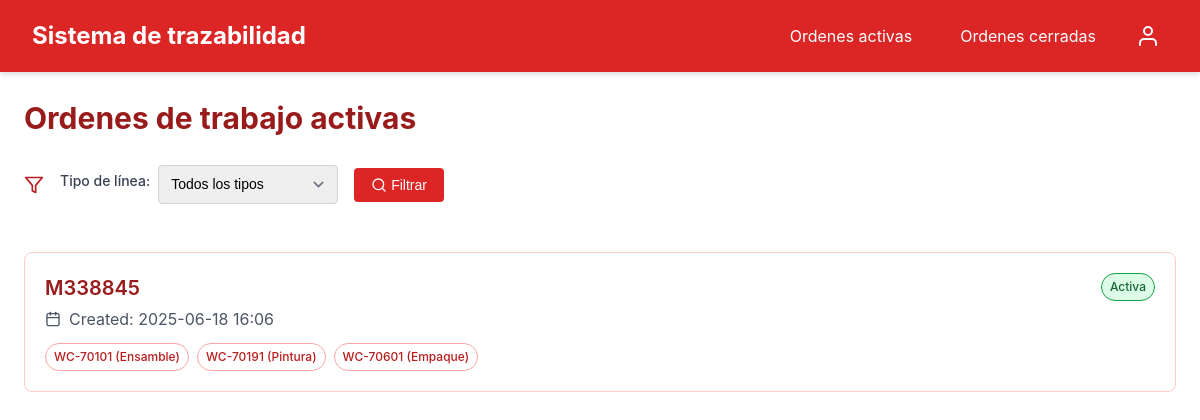
Before: /ordenes-abiertas/ with the older database file.
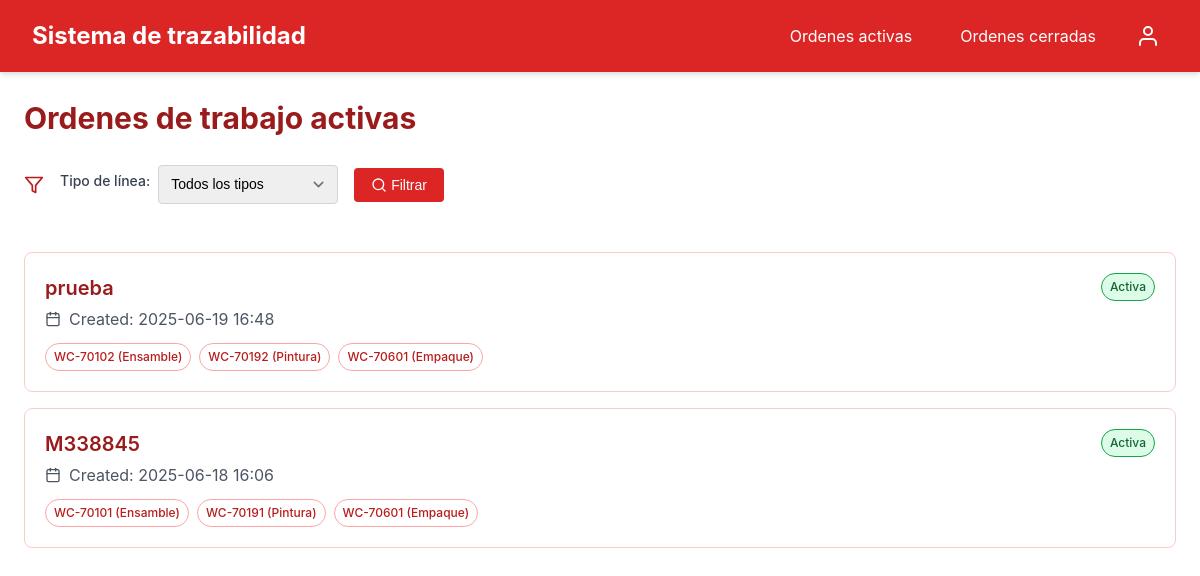
After: the same page with the newer database file.
### system/models.py (models this page shows, shortened)
class WorkOrders(models.Model):
    number = models.CharField(max_length=100, db_index=True)
    status = models.BooleanField(default=True)  # active or closed
    cells = models.ManyToManyField(Cells, related_name='workOrderItems')
    pub_date = models.DateTimeField(default=timezone.now)
    closed_date = models.DateTimeField(null=True, blank=True)
    closedBy = models.ForeignKey(User, on_delete=models.SET_NULL, null=True, blank=True)
    current_stage = models.CharField(
        max_length=10,
        choices=[('ensamble', 'Ensamble'), ('pintura', 'Pintura'), ('empaque', 'Empaque')],
        default='ensamble'
    )
    class Meta:
        verbose_name_plural = "Work Orders"

class Cells(models.Model):
    LINE_TYPE_CHOICES = [
        ('ensamble', 'Ensamble'),
        ('pintura', 'Pintura'),
        ('empaque', 'Empaque')
    ]
    work_cell = models.CharField(max_length=100, unique=True)
    lineType = models.CharField(max_length=10, choices=LINE_TYPE_CHOICES)
    class Meta:
        verbose_name_plural = "Cells"

### system/views.py (the view)
# urls.py: path("ordenes-abiertas/", activeOrdersListView.as_view(), name="activeWorkOrders"),
class activeOrdersListView(ListView):
    model = WorkOrders
    template_name = 'system/activeWorkOrders.html'
    context_object_name = 'orders'
    paginate_by = 50
    def get_queryset(self):
        queryset = WorkOrders.objects.filter(status=True).order_by("-pub_date")
        line_type = self.request.GET.get('line_type')
        if line_type and line_type != 'all':
            queryset = queryset.filter(items__cells__lineType=line_type).distinct()
        cell_id = self.request.GET.get('cell')
        if cell_id and cell_id != 'all':
            try:
                queryset = queryset.filter(items__cells__lineType__id=int(cell_id)).distinct()
            except (ValueError, TypeError):
                pass
        return queryset
    def get_context_data(self, **kwargs):
        context = super().get_context_data(**kwargs)
        context['cells'] = Cells.objects.all()
        context['line_types'] = Cells.LINE_TYPE_CHOICES
        context['current_line_type'] = self.request.GET.get('line_type', 'all')
        context['current_cell'] = self.request.GET.get('cell', 'all')
        return context

### system/templates/system/activeWorkOrders.html (shortened to what this page needs)
{% extends 'system/base.html' %}
{% load static %}
{% block content %}
<div class="space-y">
    <div class="header">
        <h1 class="page-title"> Ordenes de trabajo activas </h1>
    </div>
    <form method="GET" class="flex items-center gap-4 mb-6">
        <svg xmlns="http://www.w3.org/2000/svg" width="20" height="20" viewBox="0 0 24 24" fill="none" stroke="currentColor" stroke-width="2" stroke-linecap="round" stroke-linejoin="round" class="text-red-700">
            <polygon points="22 3 2 3 10 12.46 10 19 14 21 14 12.46 22 3"></polygon>
        </svg>
        <div class="flex items-center gap-2">
            <label class="form-label" for="line_type">Tipo de línea:</label>
            <select name="line_type" id="line_type" class="form-control form-select" style="width: 180px">
                <option value="all" {% if current_line_type == 'all' %}selected{% endif %}>Todos los tipos</option>
            </select>
        </div>
        <button type="submit" class="btn btn-primary">
            <svg xmlns="http://www.w3.org/2000/svg" width="16" height="16" viewBox="0 0 24 24" fill="none" stroke="currentColor" stroke-width="2" stroke-linecap="round" stroke-linejoin="round" class="mr-1">
                <circle cx="11" cy="11" r="8"></circle>
                <path d="m21 21-4.35-4.35"></path>
            </svg>
            Filtrar
        </button>
    </form>
    <div class="grid">
        {% for order in orders %}
        <div class="card card-clickable" data-url="{% url 'activeWorkOrdersDetail' order.id %}" onclick="window.location.href=this.dataset.url">
            <div class="card-content">
                <div class="flex justify-between items-start">
                    <div>
                        <h3 class="text-xl font-semibold text-red-800">{{ order.number }}</h3>
                        <p class="text-gray-600 flex items-center mt-1">
                            Created: {{ order.pub_date|date:'Y-m-d H:i' }}
                        </p>
                        <div class="flex flex-wrap gap-2 mt-3">
                            {% for cell in order.cells.all %}
                            <span class="badge badge-outline">{{ cell.work_cell }} ({{ cell.get_lineType_display }})</span>
                            {% endfor %}
                        </div>
                    </div>
                    <span class="badge badge-success"> Activa </span>
                </div>
            </div>
        </div>
        {% empty %}
        <div class="text-center p-6">
            <p> No hay ordenes de trabajo activas {% if current_line_type != 'all' or current_cell != 'all' %}con los filtros seleccionados{% endif %}. </p>
        </div>
        {% endfor %}
    </div>
</div>
{% endblock %}

Changed rows visible on the page:
added WorkOrders: number "prueba", pub_date "2025-06-19 16:48", Cells (work_cell "WC-70601", lineType "Empaque")
now on this page (row unchanged): Cells: work_cell "WC-70102", lineType "Ensamble", shown under "prueba"
now on this page (row unchanged): Cells: work_cell "WC-70192", lineType "Pintura", shown under "prueba"
